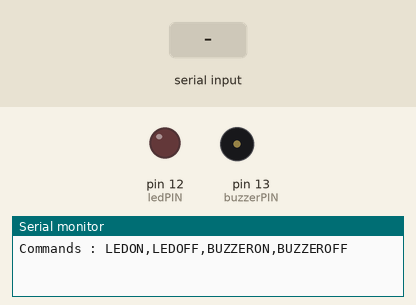
Simulated run of this program. Board: Arduino Uno, built with avr-gcc and run on an emulated ATmega328P. On the bench: output pins drawn as LEDs (lit = HIGH), buzzer (waves = sounding), the last lines printed to the serial monitor. The inputs (shaded band) are chosen by the test bench.

Above: at 1.2 s.
1.3 s: "LEDON\n" received over Serial
At 1.6 s:
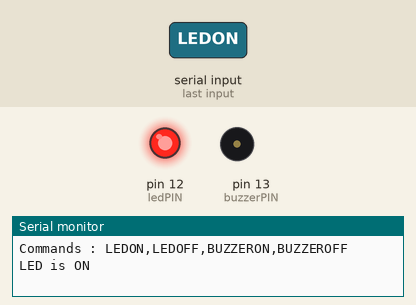
2.8 s: "BUZZERON\n" received over Serial
At 4.0 s:
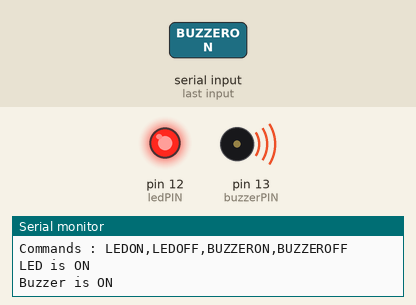
4.3 s: "LEDOFF\n" received over Serial
At 5.1 s:
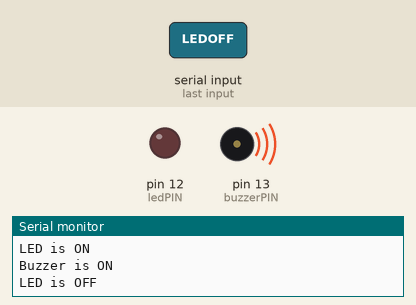
5.8 s: "BUZZEROFF\n" received over Serial
At 6.4 s:
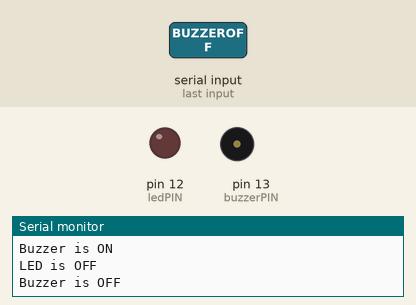
Timing chart, 0 to 8.3 s (numbered marks = the images above; inputs shaded):
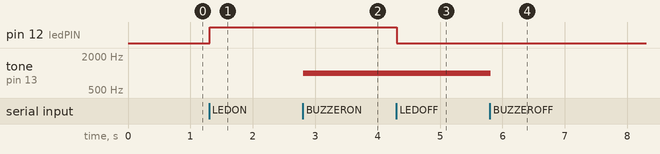

The program:

main.cpp
```cpp
#include <Arduino.h>

const int buzzerPIN = 13;
const int ledPIN = 12;

void setup() {
  pinMode(buzzerPIN, OUTPUT);
  pinMode(ledPIN, OUTPUT);
  Serial.begin(9600);
  Serial.println("Commands : LEDON,LEDOFF,BUZZERON,BUZZEROFF");
}

void loop() {
  if (Serial.available() > 0) {
    String command = Serial.readStringUntil('\n');
    command.trim();

    if (command == "LEDON") {
      digitalWrite(ledPIN, HIGH);
      Serial.println("LED is ON");
    }
    else if (command == "LEDOFF") {
      digitalWrite(ledPIN, LOW);
      Serial.println("LED is OFF");
    }
    else if (command == "BUZZERON") {
      // If passive buzzer → use tone
      tone(buzzerPIN, 1000);  // 1kHz tone
      Serial.println("Buzzer is ON");
    }
    else if (command == "BUZZEROFF") {
      noTone(buzzerPIN); // stop tone
      Serial.println("Buzzer is OFF");
    }
    else {
      Serial.println("Unknown Command");
    }
  }
}
```

Measured:
- after the input at 1.3 s, pin 12 (ledPIN): LOW → HIGH at once
- after the input at 2.8 s, tone on pin 13 (buzzerPIN): silent → 1000 Hz at once
- after the input at 4.3 s, pin 12 (ledPIN): HIGH → LOW at once
- after the input at 5.8 s, tone on pin 13 (buzzerPIN): 1000 Hz → silent at once
